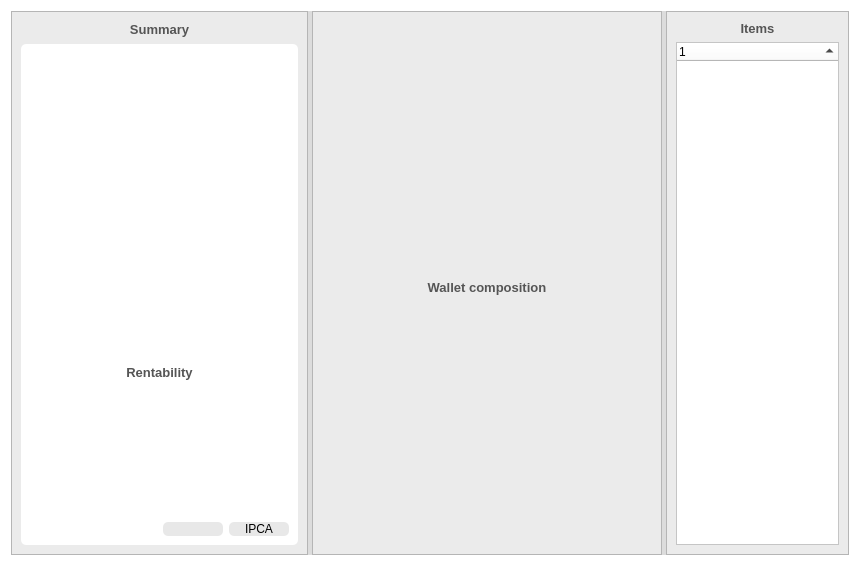
<?xml version="1.0" encoding="UTF-8"?>
<ui version="4.0">
 <class>Form</class>
 <widget class="QWidget" name="Form">
  <property name="geometry">
   <rect>
    <x>0</x>
    <y>0</y>
    <width>860</width>
    <height>566</height>
   </rect>
  </property>
  <property name="windowTitle">
   <string>Form</string>
  </property>
  <property name="styleSheet">
   <string notr="true">background-color: rgb(255, 255, 255);</string>
  </property>
  <layout class="QGridLayout" name="gridLayout_3">
   <item row="0" column="0">
    <widget class="QSplitter" name="splitter">
     <property name="styleSheet">
      <string notr="true">QSplitter::handle { background-color: rgb(220, 220, 220); }</string>
     </property>
     <property name="orientation">
      <enum>Qt::Horizontal</enum>
     </property>
     <widget class="QFrame" name="frame_2">
      <property name="maximumSize">
       <size>
        <width>300</width>
        <height>16777215</height>
       </size>
      </property>
      <property name="styleSheet">
       <string notr="true">background-color: rgb(235, 235, 235);</string>
      </property>
      <property name="frameShape">
       <enum>QFrame::StyledPanel</enum>
      </property>
      <property name="frameShadow">
       <enum>QFrame::Raised</enum>
      </property>
      <layout class="QGridLayout" name="gridLayout_4">
       <item row="1" column="0" colspan="3">
        <widget class="QFrame" name="frame_3">
         <property name="styleSheet">
          <string notr="true">background-color: rgb(255, 255, 255);
border-radius: 5px;</string>
         </property>
         <property name="frameShape">
          <enum>QFrame::StyledPanel</enum>
         </property>
         <property name="frameShadow">
          <enum>QFrame::Raised</enum>
         </property>
         <layout class="QGridLayout" name="gridLayout_8">
          <item row="0" column="0" colspan="3" alignment="Qt::AlignTop">
           <widget class="QFrame" name="frame_9">
            <property name="frameShape">
             <enum>QFrame::StyledPanel</enum>
            </property>
            <property name="frameShadow">
             <enum>QFrame::Raised</enum>
            </property>
            <layout class="QGridLayout" name="gridLayout_9">
             <property name="leftMargin">
              <number>0</number>
             </property>
             <property name="topMargin">
              <number>0</number>
             </property>
             <property name="rightMargin">
              <number>20</number>
             </property>
             <property name="bottomMargin">
              <number>0</number>
             </property>
             <item row="0" column="0">
              <layout class="QFormLayout" name="summary"/>
             </item>
            </layout>
           </widget>
          </item>
          <item row="3" column="2" alignment="Qt::AlignBottom">
           <widget class="QFrame" name="frame_6">
            <property name="minimumSize">
             <size>
              <width>60</width>
              <height>0</height>
             </size>
            </property>
            <property name="maximumSize">
             <size>
              <width>60</width>
              <height>16777215</height>
             </size>
            </property>
            <property name="styleSheet">
             <string notr="true">background-color: rgb(232, 232, 232);</string>
            </property>
            <property name="frameShape">
             <enum>QFrame::StyledPanel</enum>
            </property>
            <property name="frameShadow">
             <enum>QFrame::Raised</enum>
            </property>
            <layout class="QGridLayout" name="gridLayout_7">
             <property name="topMargin">
              <number>0</number>
             </property>
             <property name="bottomMargin">
              <number>0</number>
             </property>
             <item row="0" column="0">
              <layout class="QVBoxLayout" name="ipca"/>
             </item>
             <item row="1" column="0" alignment="Qt::AlignHCenter|Qt::AlignBottom">
              <widget class="QLabel" name="label_6">
               <property name="maximumSize">
                <size>
                 <width>16777215</width>
                 <height>15</height>
                </size>
               </property>
               <property name="text">
                <string>IPCA</string>
               </property>
              </widget>
             </item>
            </layout>
           </widget>
          </item>
          <item row="3" column="0" alignment="Qt::AlignBottom">
           <widget class="QFrame" name="frame_4">
            <property name="frameShape">
             <enum>QFrame::StyledPanel</enum>
            </property>
            <property name="frameShadow">
             <enum>QFrame::Raised</enum>
            </property>
            <layout class="QGridLayout" name="gridLayout_5">
             <property name="topMargin">
              <number>0</number>
             </property>
             <property name="bottomMargin">
              <number>0</number>
             </property>
             <item row="0" column="0">
              <layout class="QVBoxLayout" name="names"/>
             </item>
             <item row="1" column="0">
              <widget class="QLabel" name="label_2">
               <property name="maximumSize">
                <size>
                 <width>16777215</width>
                 <height>15</height>
                </size>
               </property>
               <property name="text">
                <string/>
               </property>
              </widget>
             </item>
            </layout>
           </widget>
          </item>
          <item row="3" column="1" alignment="Qt::AlignBottom">
           <widget class="QFrame" name="frame_5">
            <property name="minimumSize">
             <size>
              <width>60</width>
              <height>0</height>
             </size>
            </property>
            <property name="maximumSize">
             <size>
              <width>60</width>
              <height>16777215</height>
             </size>
            </property>
            <property name="styleSheet">
             <string notr="true">background-color: rgb(232, 232, 232);</string>
            </property>
            <property name="frameShape">
             <enum>QFrame::StyledPanel</enum>
            </property>
            <property name="frameShadow">
             <enum>QFrame::Raised</enum>
            </property>
            <layout class="QGridLayout" name="gridLayout_6">
             <property name="topMargin">
              <number>0</number>
             </property>
             <property name="bottomMargin">
              <number>0</number>
             </property>
             <item row="0" column="0">
              <layout class="QVBoxLayout" name="real"/>
             </item>
             <item row="1" column="0">
              <widget class="QLabel" name="label_4">
               <property name="maximumSize">
                <size>
                 <width>16777215</width>
                 <height>15</height>
                </size>
               </property>
               <property name="text">
                <string/>
               </property>
              </widget>
             </item>
            </layout>
           </widget>
          </item>
          <item row="2" column="0" colspan="3">
           <widget class="QLabel" name="label_5">
            <property name="minimumSize">
             <size>
              <width>0</width>
              <height>17</height>
             </size>
            </property>
            <property name="maximumSize">
             <size>
              <width>16777215</width>
              <height>17</height>
             </size>
            </property>
            <property name="text">
             <string>&lt;html&gt;&lt;head/&gt;&lt;body&gt;&lt;p align=&quot;center&quot;&gt;&lt;span style=&quot; font-size:10pt; font-weight:600; color:#555555;&quot;&gt;Rentability&lt;/span&gt;&lt;/p&gt;&lt;/body&gt;&lt;/html&gt;</string>
            </property>
           </widget>
          </item>
          <item row="1" column="0" colspan="3">
           <widget class="QFrame" name="frame_7">
            <property name="frameShape">
             <enum>QFrame::StyledPanel</enum>
            </property>
            <property name="frameShadow">
             <enum>QFrame::Raised</enum>
            </property>
           </widget>
          </item>
         </layout>
        </widget>
       </item>
       <item row="0" column="0" colspan="3">
        <widget class="QLabel" name="label">
         <property name="minimumSize">
          <size>
           <width>0</width>
           <height>17</height>
          </size>
         </property>
         <property name="maximumSize">
          <size>
           <width>16777215</width>
           <height>17</height>
          </size>
         </property>
         <property name="text">
          <string>&lt;html&gt;&lt;head/&gt;&lt;body&gt;&lt;p align=&quot;center&quot;&gt;&lt;span style=&quot; font-size:10pt; font-weight:600; color:#555555;&quot;&gt;Summary&lt;/span&gt;&lt;/p&gt;&lt;/body&gt;&lt;/html&gt;</string>
         </property>
        </widget>
       </item>
      </layout>
     </widget>
     <widget class="QFrame" name="frame">
      <property name="sizePolicy">
       <sizepolicy hsizetype="Minimum" vsizetype="Preferred">
        <horstretch>0</horstretch>
        <verstretch>0</verstretch>
       </sizepolicy>
      </property>
      <property name="minimumSize">
       <size>
        <width>350</width>
        <height>0</height>
       </size>
      </property>
      <property name="maximumSize">
       <size>
        <width>700</width>
        <height>16777215</height>
       </size>
      </property>
      <property name="styleSheet">
       <string notr="true">background-color: rgb(235, 235, 235);</string>
      </property>
      <property name="frameShape">
       <enum>QFrame::StyledPanel</enum>
      </property>
      <property name="frameShadow">
       <enum>QFrame::Raised</enum>
      </property>
      <layout class="QGridLayout" name="gridLayout">
       <property name="bottomMargin">
        <number>0</number>
       </property>
       <item row="1" column="0">
        <layout class="QGridLayout" name="piechart_grid">
         <property name="sizeConstraint">
          <enum>QLayout::SetDefaultConstraint</enum>
         </property>
         <property name="leftMargin">
          <number>0</number>
         </property>
         <property name="topMargin">
          <number>0</number>
         </property>
         <property name="rightMargin">
          <number>0</number>
         </property>
         <property name="bottomMargin">
          <number>0</number>
         </property>
         <property name="spacing">
          <number>0</number>
         </property>
        </layout>
       </item>
       <item row="0" column="0">
        <widget class="QLabel" name="label_8">
         <property name="minimumSize">
          <size>
           <width>0</width>
           <height>17</height>
          </size>
         </property>
         <property name="maximumSize">
          <size>
           <width>16777215</width>
           <height>17</height>
          </size>
         </property>
         <property name="text">
          <string>&lt;html&gt;&lt;head/&gt;&lt;body&gt;&lt;p align=&quot;center&quot;&gt;&lt;span style=&quot; font-size:10pt; font-weight:600; color:#555555;&quot;&gt;Wallet composition&lt;/span&gt;&lt;/p&gt;&lt;/body&gt;&lt;/html&gt;</string>
         </property>
        </widget>
       </item>
      </layout>
     </widget>
     <widget class="QFrame" name="stock_tree_frame">
      <property name="styleSheet">
       <string notr="true">background-color: rgb(235, 235, 235);</string>
      </property>
      <property name="frameShape">
       <enum>QFrame::StyledPanel</enum>
      </property>
      <property name="frameShadow">
       <enum>QFrame::Raised</enum>
      </property>
      <layout class="QGridLayout" name="gridLayout_2">
       <item row="1" column="0">
        <widget class="QTreeWidget" name="stock_tree">
         <property name="styleSheet">
          <string notr="true">background-color: rgb(255, 255, 255);</string>
         </property>
         <property name="sizeAdjustPolicy">
          <enum>QAbstractScrollArea::AdjustToContents</enum>
         </property>
         <property name="alternatingRowColors">
          <bool>true</bool>
         </property>
         <property name="autoExpandDelay">
          <number>0</number>
         </property>
         <property name="indentation">
          <number>0</number>
         </property>
         <property name="itemsExpandable">
          <bool>false</bool>
         </property>
         <property name="sortingEnabled">
          <bool>true</bool>
         </property>
         <attribute name="headerVisible">
          <bool>true</bool>
         </attribute>
         <attribute name="headerMinimumSectionSize">
          <number>40</number>
         </attribute>
         <attribute name="headerDefaultSectionSize">
          <number>60</number>
         </attribute>
         <attribute name="headerHighlightSections">
          <bool>false</bool>
         </attribute>
         <column>
          <property name="text">
           <string notr="true">1</string>
          </property>
         </column>
        </widget>
       </item>
       <item row="0" column="0">
        <widget class="QLabel" name="label_3">
         <property name="text">
          <string>&lt;html&gt;&lt;head/&gt;&lt;body&gt;&lt;p align=&quot;center&quot;&gt;&lt;span style=&quot; font-size:10pt; font-weight:600; color:#555555;&quot;&gt;Items&lt;/span&gt;&lt;/p&gt;&lt;/body&gt;&lt;/html&gt;</string>
         </property>
        </widget>
       </item>
      </layout>
     </widget>
    </widget>
   </item>
  </layout>
 </widget>
 <resources/>
 <connections/>
</ui>
